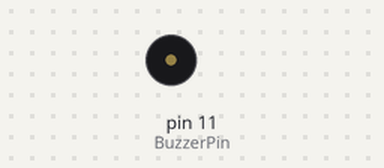
Simulated run of this program. Board: Raspberry Pi (header pin numbers). On the bench: buzzer (waves = sounding, pin HIGH). What the program prints to the terminal is not drawn.

Above: at 0.2 s.
Timing chart, 0 to 3.0 s (numbered marks = the images above):
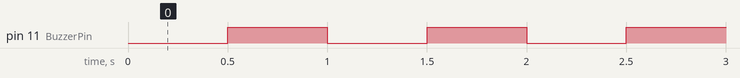

The program:

beep.py
```python
import RPi.GPIO as GPIO
import time

BuzzerPin = 11


def setup():
    GPIO.setmode(GPIO.BOARD)  # Numbers GPIOs by physical location
    GPIO.setup(BuzzerPin, GPIO.OUT)  # Set pins' mode is output
    GPIO.output(BuzzerPin, GPIO.HIGH)
    print("beep starting")


def on():
    GPIO.output(BuzzerPin, GPIO.LOW)


def off():
    GPIO.output(BuzzerPin, GPIO.HIGH)


def beep(x):
    on()
    time.sleep(x)
    off()
    time.sleep(x)


def loop():
    while True:
        beep(0.5)


def destroy():
    GPIO.output(BuzzerPin, GPIO.HIGH)  # Set BuzzerPin pin to High
    GPIO.cleanup()  # Release resource


if __name__ == '__main__':  # Program start from here
    setup()
    try:
        loop()
    except KeyboardInterrupt:  # When 'Ctrl+C' is pressed, the child program destroy() will be executed.
        destroy()
```

Measured:
- by itself, pin 11 (BuzzerPin): alternates HIGH for 0.50 s and LOW for 0.50 s
